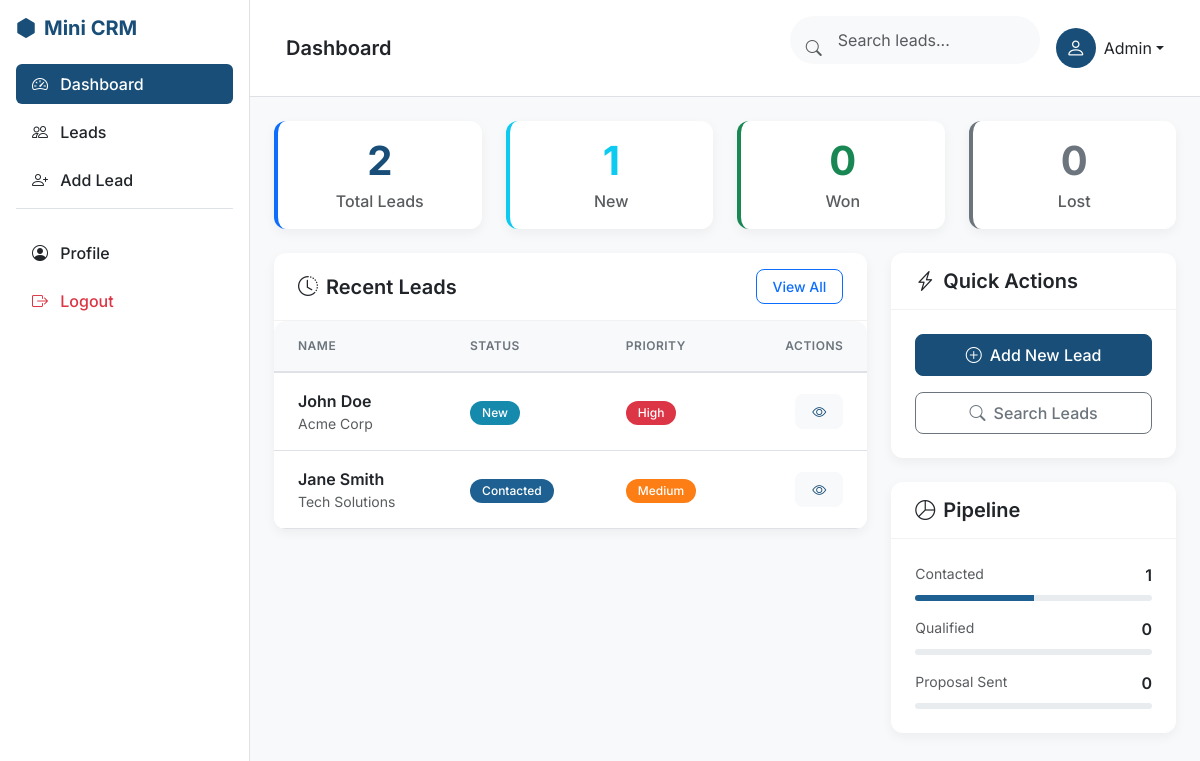
/dashboard.php (signed in), run on the app's committed database.
### tables this page shows
CREATE TABLE IF NOT EXISTS `leads` (
  `id` int(11) NOT NULL AUTO_INCREMENT,
  `name` varchar(100) NOT NULL,
  `company` varchar(100) DEFAULT NULL,
  `email` varchar(100) DEFAULT NULL,
  `phone` varchar(20) DEFAULT NULL,
  `source` varchar(50) DEFAULT NULL,
  `status` enum('New','Contacted','Qualified','Proposal Sent','Won','Lost') DEFAULT 'New',
  `priority` enum('Low','Medium','High') DEFAULT 'Medium',
  `assigned_to` int(11) DEFAULT NULL,
  `notes` text DEFAULT NULL,
  `created_at` timestamp DEFAULT current_timestamp(),
  `updated_at` timestamp DEFAULT current_timestamp() ON UPDATE current_timestamp(),
  PRIMARY KEY (`id`),
  KEY `assigned_to` (`assigned_to`),
  CONSTRAINT `fk_assigned_user` FOREIGN KEY (`assigned_to`) REFERENCES `users` (`id`) ON DELETE SET NULL
);

### dashboard.php (the view, shortened to what this page needs)
<?php
require_once 'includes/db.php';
$stats = [
    'total' => 0,
    'new' => 0,
    'contacted' => 0,
    'qualified' => 0,
    'proposal' => 0,
    'won' => 0,
    'lost' => 0
];
$stmt = $pdo->query("SELECT status, COUNT(*) as count FROM leads GROUP BY status");
while ($row = $stmt->fetch()) {
    $stats['total'] += $row['count'];
    if ($row['status'] == 'New') $stats['new'] = $row['count'];
    elseif ($row['status'] == 'Contacted') $stats['contacted'] = $row['count'];
    elseif ($row['status'] == 'Qualified') $stats['qualified'] = $row['count'];
    elseif ($row['status'] == 'Proposal Sent') $stats['proposal'] = $row['count'];
    elseif ($row['status'] == 'Won') $stats['won'] = $row['count'];
    elseif ($row['status'] == 'Lost') $stats['lost'] = $row['count'];
}
$recentLeads = $pdo->query("SELECT * FROM leads ORDER BY created_at DESC LIMIT 5")->fetchAll();
include 'includes/header.php';
?>
<div class="row g-4 mb-4">
    <div class="col-6 col-md-3">
        <a href="<?= BASE_URL ?>/leads/list.php" class="text-decoration-none">
            <div class="card h-100 border-start border-primary border-4 text-center p-3">
                <h2 class="display-6 fw-bold text-primary mb-1"><?= $stats['total'] ?></h2>
                <p class="text-muted mb-0 fw-medium">Total Leads</p>
            </div>
        </a>
    </div>
    <div class="col-6 col-md-3">
        <a href="<?= BASE_URL ?>/leads/list.php?status=New" class="text-decoration-none">
            <div class="card h-100 border-start border-info border-4 text-center p-3">
                <h2 class="display-6 fw-bold text-info mb-1"><?= $stats['new'] ?></h2>
                <p class="text-muted mb-0 fw-medium">New</p>
            </div>
        </a>
    </div>
    <div class="col-6 col-md-3">
        <a href="<?= BASE_URL ?>/leads/list.php?status=Won" class="text-decoration-none">
            <div class="card h-100 border-start border-success border-4 text-center p-3">
                <h2 class="display-6 fw-bold text-success mb-1"><?= $stats['won'] ?></h2>
                <p class="text-muted mb-0 fw-medium">Won</p>
            </div>
        </a>
    </div>
    <div class="col-6 col-md-3">
        <a href="<?= BASE_URL ?>/leads/list.php?status=Lost" class="text-decoration-none">
            <div class="card h-100 border-start border-secondary border-4 text-center p-3">
                <h2 class="display-6 fw-bold text-secondary mb-1"><?= $stats['lost'] ?></h2>
                <p class="text-muted mb-0 fw-medium">Lost</p>
            </div>
        </a>
    </div>
</div>
<div class="row g-4">
    <div class="col-lg-8">
        <div class="card p-0">
            <div class="card-header d-flex justify-content-between align-items-center">
                <h4 class="mb-0 fs-5 fw-semibold"><i class="bi bi-clock-history me-2"></i>Recent Leads</h4>
                <a href="<?= BASE_URL ?>/leads/list.php" class="btn btn-sm btn-outline-primary">View All</a>
            </div>
            <div class="card-body p-0">
                <div class="table-responsive">
                    <table class="table table-hover mb-0">
                        <thead>
                            <tr>
                                <th>Name</th>
                                <th>Status</th>
                                <th>Priority</th>
                                <th class="text-end">Actions</th>
                            </tr>
                        </thead>
                        <tbody>
                            <?php if(empty($recentLeads)): ?>
                            <tr>
                                <td colspan="4" class="text-center py-4 text-muted">
                                    <div class="mb-2"><i class="bi bi-inbox fs-2"></i></div>
                                    No leads found.
                                </td>
                            </tr>
                            <?php else: ?>
                                <?php foreach($recentLeads as $lead): ?>
                                <tr>
                                    <td>
                                        <div class="fw-semibold text-dark"><?= htmlspecialchars($lead['name']) ?></div>
                                        <div class="small-text text-muted"><?= htmlspecialchars($lead['company']) ?></div>
                                    </td>
                                    <td>
                                        <?php
                                        $badgeClass = 'bg-secondary';
                                        if($lead['status'] == 'New') $badgeClass = 'status-new';
                                        if($lead['status'] == 'Contacted') $badgeClass = 'status-contacted';
                                        ?>
                                        <span class="badge <?= $badgeClass ?>"><?= $lead['status'] ?></span>
                                    </td>
                                    <td>
                                        <?php
                                        $pClass = 'bg-secondary';
                                        if($lead['priority'] == 'High') $pClass = 'priority-high';
                                        if($lead['priority'] == 'Medium') $pClass = 'priority-medium';
                                        ?>
                                        <span class="badge <?= $pClass ?>"><?= $lead['priority'] ?></span>
                                    </td>
                                    <td class="text-end">
                                        <a href="<?= BASE_URL ?>/leads/view.php?id=<?= $lead['id'] ?>" class="btn btn-sm btn-light text-primary" title="View"><i class="bi bi-eye"></i></a>
                                    </td>
                                </tr>
                                <?php endforeach; ?>
                            <?php endif; ?>
                        </tbody>
                    </table>
                </div>
            </div>
        </div>
    </div>
    <div class="col-lg-4">
        <div class="card mb-4 p-0">
            <div class="card-header">
                <h4 class="mb-0 fs-5 fw-semibold"><i class="bi bi-lightning-charge me-2"></i>Quick Actions</h4>
            </div>
            <div class="card-body">
                <div class="d-grid gap-3">
                    <a href="<?= BASE_URL ?>/leads/add.php" class="btn btn-primary d-flex align-items-center justify-content-center py-2">
                        <i class="bi bi-plus-circle me-2"></i> Add New Lead
                    </a>
                    <a href="<?= BASE_URL ?>/leads/list.php" class="btn btn-outline-secondary d-flex align-items-center justify-content-center py-2">
                        <i class="bi bi-search me-2"></i> Search Leads
                    </a>
                </div>
            </div>
        </div>
        <div class="card p-0">
            <div class="card-header">
                <h4 class="mb-0 fs-5 fw-semibold"><i class="bi bi-pie-chart me-2"></i>Pipeline</h4>
            </div>
            <div class="card-body">
                <div class="d-flex justify-content-between mb-2">
                    <span class="text-muted small">Contacted</span>
                    <span class="fw-semibold"><?= $stats['contacted'] ?></span>
                </div>
                <div class="progress mb-3" style="height: 6px;">
                    <div class="progress-bar status-contacted" role="progressbar" style="width: <?= $stats['total'] > 0 ? ($stats['contacted']/$stats['total']*100) : 0 ?>%"></div>
                </div>
                <div class="d-flex justify-content-between mb-2">
                    <span class="text-muted small">Qualified</span>
                    <span class="fw-semibold"><?= $stats['qualified'] ?></span>
                </div>
                <div class="progress mb-3" style="height: 6px;">
                </div>
                <div class="d-flex justify-content-between mb-2">
                    <span class="text-muted small">Proposal Sent</span>
                    <span class="fw-semibold"><?= $stats['proposal'] ?></span>
                </div>
                <div class="progress" style="height: 6px;">
                </div>
            </div>
        </div>
    </div>
</div>
<?php include 'includes/footer.php'; ?>

### assets/css/style.css (style rules this page uses)
:root { --primary-100: #184E77; --primary-200: #1E6091; --primary-300: #1A759F; --primary-400: #168AAD; --accent-100: #34A0A4; --accent-200: #52B69A; --accent-300: #76C893; --highlight-100: #99D98C; --highlight-200: #B5E48C; --highlight-300: #D9ED92; --bg-body: #F8F9FA; --card-bg: #FFFFFF; --text-main: #212529; }
body { font-family: 'Inter', system-ui, -apple-system, BlinkMacSystemFont, "Segoe UI", Roboto, sans-serif; background-color: var(--bg-body); color: var(--text-main); line-height: 1.5; letter-spacing: normal; font-size: 16px; }
h2 { font-size: 30px; font-weight: 600; }
h4 { font-size: 20px; font-weight: 500; }
.small-text { font-size: 14px; }
.text-primary { color: var(--primary-100) !important; }
.btn-primary { background-color: var(--primary-100); border-color: var(--primary-100); }
.card { border: none; border-radius: 12px; box-shadow: 0 4px 12px rgba(0,0,0,0.05); background-color: var(--card-bg); transition: transform 0.2s ease, box-shadow 0.2s ease; padding: 24px; }
.card.p-0 { padding: 0; }
.card-header { background-color: transparent; border-bottom: 1px solid rgba(0,0,0,0.05); padding: 16px 24px; }
.card-body { padding: 24px; }
.btn { padding: 12px 24px; border-radius: 8px; font-weight: 500; }
.btn-sm { padding: 6px 16px; }
.table-responsive { border-radius: 12px; overflow: hidden; }
.table { margin-bottom: 0; }
.table th { background-color: #f8f9fa; font-weight: 600; text-transform: uppercase; font-size: 12px; letter-spacing: 0.5px; color: #6c757d; padding: 16px 24px; border-bottom: 2px solid #dee2e6; }
.table td { padding: 16px 24px; vertical-align: middle; color: #495057; }
.table tbody tr { transition: background-color 0.2s; }
.badge { padding: 6px 12px; border-radius: 20px; font-weight: 500; font-size: 12px; }
.priority-high { background-color: #dc3545; color: white; }
.priority-medium { background-color: #fd7e14; color: white; }
.status-new { background-color: var(--primary-400); color: white; }
.status-contacted { background-color: var(--primary-200); color: white; }

### data on the page
leads: name "John Doe", company "Acme Corp", status "New", priority "High"
leads: name "Jane Smith", company "Tech Solutions", status "Contacted", priority "Medium"

### other printed values
$pageTitle "Dashboard"
$stats['total'] "2"
$stats['new'] "1"
$stats['won'] "0"
$stats['lost'] "0"
$stats['contacted'] "1"
$stats['qualified'] "0"
$stats['proposal'] "0"
